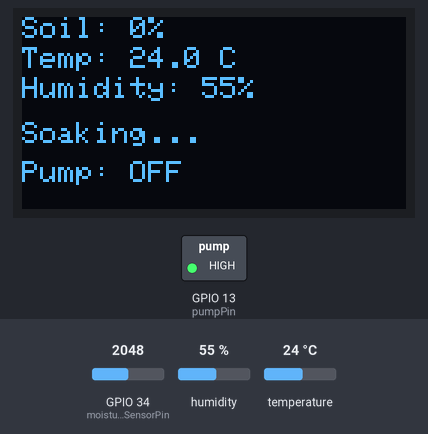
The program below on a simulated ESP32. On the bench: 128×64 one-colour display, switched loads named in the program (green lamp = pin HIGH). The test bench sets the inputs (shaded band); at power-on: humidity 55 %, GPIO 34 (moistureSensorPin) = 2048, temperature 24 °C. What the program prints to the serial monitor is not drawn.

Above: at 4.2 s.
4.3 s: humidity set to 22 %
At 5.6 s:
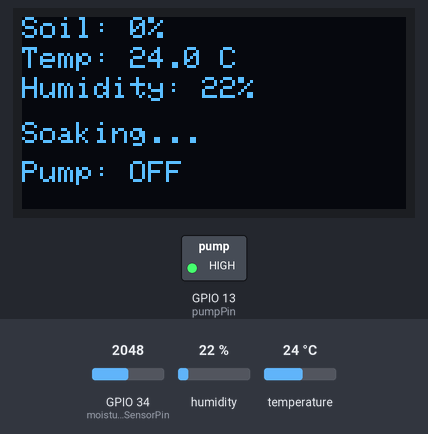
6.6 s: GPIO 34 (moistureSensorPin) set to 1228
At 8.1 s:
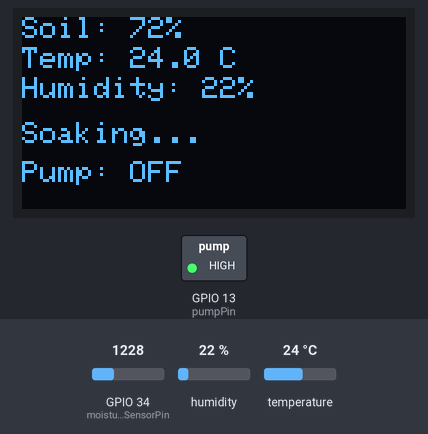
8.8 s: GPIO 34 (moistureSensorPin) set to 1083
At 13.8 s:
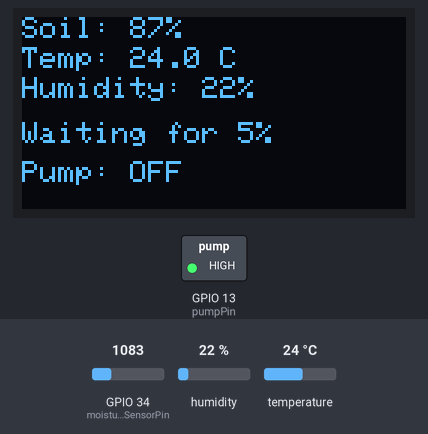
14.7 s: GPIO 34 (moistureSensorPin) set to 1796
At 16.0 s:
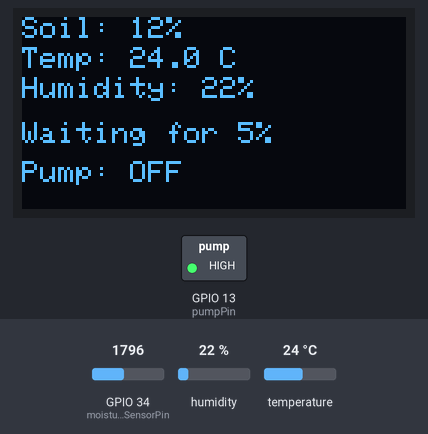
16.9 s: GPIO 34 (moistureSensorPin) set to 1895
At 17.32 s:
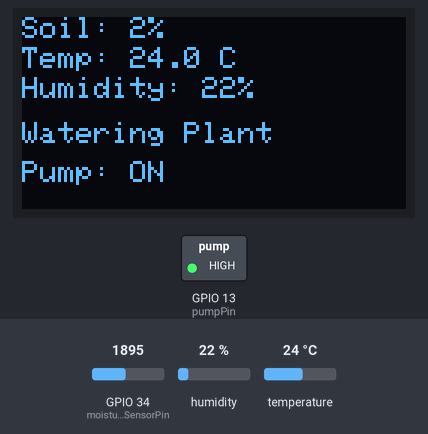
19.1 s: temperature set to 12 °C
At 21.8 s:
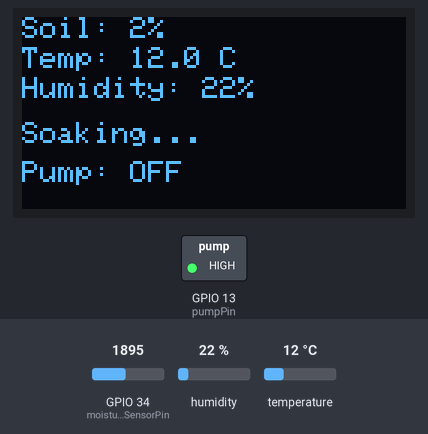
Timing chart, 0 to 23.3 s (numbered marks = the images above; inputs shaded):
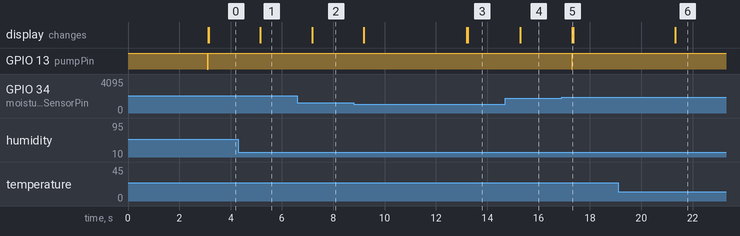

The program:

main.cpp
```cpp
#include <Arduino.h>
#include <Wire.h>
#include <Adafruit_GFX.h>
#include <Adafruit_SSD1306.h>
#include <Adafruit_Sensor.h>
#include <DHT.h>


// =====================================================
// PINS
// =====================================================

#define pumpPin 13
#define tempSensorPin 15
#define moistureSensorPin 34


// =====================================================
// OLED
// =====================================================

#define SCREEN_WIDTH 128
#define SCREEN_HEIGHT 64


// =====================================================
// DHT
// =====================================================

#define DHTTYPE DHT11


// =====================================================
// SOIL CALIBRATION
// =====================================================

#define drySoil 1920
#define wetSoil 960


// =====================================================
// WATERING SETTINGS
// =====================================================

#define DRY_LEVEL 5
#define WET_LEVEL 80


// =====================================================
// TIME CONSTANTS
// =====================================================

// Pump runs for 1 second
const unsigned long pumpRunTime = 1000UL;

// Allow water to soak for 10 seconds
const unsigned long soakTime = 10000UL;

// Read sensors every 2 seconds
const unsigned long checkInterval = 2000UL;

// 3 days in milliseconds
const unsigned long threedays =
    3UL * 24UL * 60UL * 60UL * 1000UL;


// =====================================================
// SENSOR VARIABLES
// =====================================================

float temp = 0;
float humidity = 0;

int soilMoisture = 0;
int rawSoilMoisture = 0;


// =====================================================
// BOOLEAN VARIABLES
// =====================================================

// Has the plant ever successfully reached 80%?
bool Watered = false;

// Is the system currently performing a watering cycle?
bool wateringMode = false;

// Is the pump physically running?
bool pumpRunning = false;


// =====================================================
// TIMER VARIABLES
// =====================================================

unsigned long pumpStartTime = 0;
unsigned long soakStartTime = 0;
unsigned long lastSensorRead = 0;

unsigned long lastWateredTime = 0;
unsigned long systemStartTime = 0;


// =====================================================
// OBJECTS
// =====================================================

Adafruit_SSD1306 display(SCREEN_WIDTH,SCREEN_HEIGHT,&Wire,-1);

DHT dht(tempSensorPin, DHTTYPE);


// =====================================================
// READ SENSORS
// =====================================================

void readSensors()
{
    // Read raw soil moisture
    rawSoilMoisture = analogRead(moistureSensorPin);

    // Convert raw reading to percentage
    soilMoisture = map(rawSoilMoisture,drySoil,wetSoil,0,100);

    // Keep moisture percentage between 0 and 100
    soilMoisture = constrain(soilMoisture,0,100);


    // Read DHT11
    temp = dht.readTemperature();
    humidity = dht.readHumidity();


    // Serial debugging
    Serial.print("Raw Soil: ");
    Serial.print(rawSoilMoisture);

    Serial.print(" | Moisture: ");
    Serial.print(soilMoisture);
    Serial.print("%");

    Serial.print(" | Temp: ");
    Serial.print(temp);

    Serial.print(" C");

    Serial.print(" | Humidity: ");
    Serial.print(humidity);

    Serial.println("%");
}


// =====================================================
// NORMAL OLED DISPLAY
// =====================================================

void displayData(const char *message)
{
    display.clearDisplay();

    display.setTextSize(1);
    display.setTextColor(SSD1306_WHITE);


    // Soil moisture
    display.setCursor(0, 0);

    display.print("Soil: ");
    display.print(soilMoisture);
    display.println("%");


    // Temperature
    display.setCursor(0, 10);

    display.print("Temp: ");
    display.print(temp, 1);
    display.println(" C");


    // Humidity
    display.setCursor(0, 20);

    display.print("Humidity: ");
    display.print(humidity, 0);
    display.println("%");


    // System status
    display.setCursor(0, 35);
    display.println(message);


    // Pump status
    display.setCursor(0, 48);

    if (pumpRunning)
    {
        display.println("Pump: ON");
    }
    else
    {
        display.println("Pump: OFF");
    }


    display.display();
}


// =====================================================
// CHECK SYSTEM DISPLAY
// =====================================================

void displayCheckSystem()
{
    display.clearDisplay();

    display.setTextColor(SSD1306_WHITE);


    display.setTextSize(2);

    display.setCursor(0, 0);
    display.println("CHECK");

    display.setCursor(0, 18);
    display.println("SYSTEM");


    display.setTextSize(1);

    display.setCursor(0, 42);
    display.println("Not watered");

    display.setCursor(0, 52);
    display.println("for 3+ days");


    display.display();
}


// =====================================================
// START PUMP
// =====================================================

void startPump()
{
    Serial.println();
    Serial.println("PUMP ON");


    // Relay is active LOW
    digitalWrite(pumpPin, LOW);


    pumpRunning = true;


    // Record when pump started
    pumpStartTime = millis();
}


// =====================================================
// STOP PUMP
// =====================================================

void stopPump()
{
    Serial.println("PUMP OFF");
    Serial.println("Starting soak period...");


    // Turn relay off
    digitalWrite(pumpPin, HIGH);


    pumpRunning = false;


    // Record beginning of soak period
    soakStartTime = millis();
}


// =====================================================
// SETUP
// =====================================================

void setup()
{
    // Start Serial Monitor
    Serial.begin(115200);


    // Pump output
    pinMode(pumpPin, OUTPUT);


    // Make sure pump starts OFF
    digitalWrite(pumpPin, HIGH);


    // Start DHT11
    dht.begin();


    // Start OLED
    if (!display.begin(
            SSD1306_SWITCHCAPVCC,
            0x3C))
    {
        Serial.println("OLED FAILED!");

        while (true)
        {
        }
    }


    // Welcome screen
    display.clearDisplay();

    display.setTextColor(SSD1306_WHITE);
    display.setTextSize(2);

    display.setCursor(0, 0);
    display.println("Welcome");

    display.display();


    delay(3000);


    // Start the 3-day timer
    systemStartTime = millis();


    // Take first sensor reading
    readSensors();
}


// =====================================================
// LOOP
// =====================================================

void loop()
{
    unsigned long currentTime = millis();


    // =================================================
    // READ SENSORS EVERY 2 SECONDS
    // =================================================

    if (currentTime - lastSensorRead >= checkInterval)
    {
        lastSensorRead = currentTime;

        readSensors();
    }


    // =================================================
    // CHECK 3-DAY WARNING
    // =================================================

    bool checkSystem = false;


    // Plant has never reached 80% since startup
    if (!Watered)
    {
        if (currentTime - systemStartTime >= threedays)
        {
            checkSystem = true;
        }
    }

    // Plant has previously been successfully watered
    else
    {
        if (currentTime - lastWateredTime >= threedays)
        {
            checkSystem = true;
        }
    }


    // =================================================
    // WAITING FOR SOIL TO REACH 5%
    // =================================================

    if (!wateringMode)
    {
        // Soil is dry enough to begin watering
        if (soilMoisture <= DRY_LEVEL)
        {
            Serial.println();
            Serial.println("========================");
            Serial.println("SOIL REACHED 5%");
            Serial.println("STARTING WATERING");
            Serial.println("========================");


            wateringMode = true;


            startPump();
        }
    }


    // =================================================
    // WATERING MODE
    // =================================================

    if (wateringMode)
    {

        // =============================================
        // PUMP CURRENTLY RUNNING
        // =============================================

        if (pumpRunning)
        {
            displayData("Watering Plant");


            // Has pump run for 1.5 seconds?
            if (currentTime - pumpStartTime >= pumpRunTime)
            {
                stopPump();
            }
        }


        // =============================================
        // PUMP OFF - SOAKING PERIOD
        // =============================================

        else
        {
            displayData("Soaking...");


            // Wait for the full soak time before deciding
            // whether more water is required
            if (currentTime - soakStartTime >= soakTime)
            {

                // Take a fresh moisture reading
                readSensors();


                Serial.println();
                Serial.print("Moisture after soaking: ");
                Serial.print(rawSoilMoisture);
                Serial.println("%");


                // =====================================
                // TARGET REACHED
                // =====================================

                if (soilMoisture >= WET_LEVEL)
                {
                    Serial.println("========================");
                    Serial.println("SOIL REACHED 80%");
                    Serial.println("WATERING COMPLETE");
                    Serial.println("========================");


                    wateringMode = false;

                    pumpRunning = false;


                    // Make sure pump is OFF
                    digitalWrite(pumpPin, HIGH);


                    // Plant successfully watered
                    Watered = true;


                    // Reset 3-day timer
                    lastWateredTime = currentTime;


                    displayData("Watering Complete");
                }


                // =====================================
                // STILL BELOW 80%
                // =====================================

                else
                {
                    Serial.println(
                        "Below 80% - watering again"
                    );


                    startPump();
                }
            }
        }
    }


    // =================================================
    // NORMAL DISPLAY WHILE WAITING FOR NEXT 5%
    // =================================================

    if (!wateringMode)
    {
        if (checkSystem)
        {
            displayCheckSystem();
        }

        else
        {
            displayData("Waiting for 5%");
        }
    }
}
```

Measured:
- the behaviour switches between 1153 and 1152 on GPIO 34 (moistureSensorPin) (found by bisection; images 2 and 3)
- the behaviour switches between 1862 and 1863 on GPIO 34 (moistureSensorPin) (found by bisection; images 4 and 5)
- after the input at 4.3 s, the display: changes after 0.84 s (image 1)
- after the input at 6.6 s, the display: changes after 0.57 s (image 2)
- after the input at 8.8 s, GPIO 13 (pumpPin): stays HIGH (without the input it goes to LOW after 4.4 s); the display: first changes after 0.39 s (image 3 shows a later state)
- after the input at 14.7 s, the display: changes after 0.58 s (image 4)
- after the input at 16.9 s, GPIO 13 (pumpPin): HIGH → LOW after 0.39 s, → HIGH 0.03 s later; the display: changes after 0.42 s (image 5)
- after the input at 19.1 s, the display: changes after 2.2 s (image 6)
